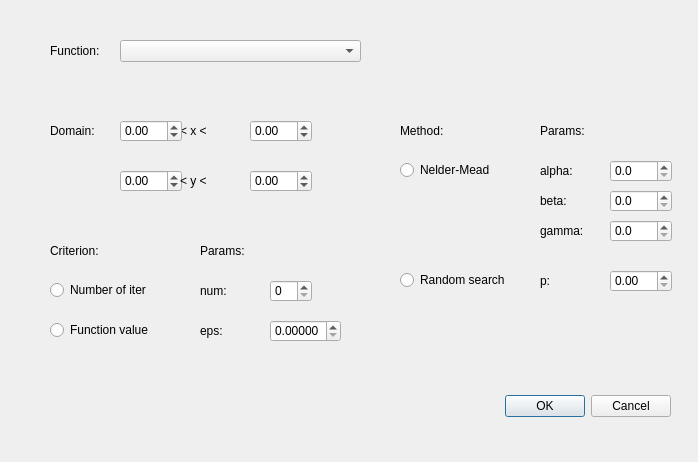
<?xml version="1.0" encoding="UTF-8"?>
<ui version="4.0">
 <class>ParamDialog</class>
 <widget class="QDialog" name="ParamDialog">
  <property name="geometry">
   <rect>
    <x>0</x>
    <y>0</y>
    <width>698</width>
    <height>462</height>
   </rect>
  </property>
  <property name="windowTitle">
   <string>Set parameters for optimization ...</string>
  </property>
  <widget class="QDialogButtonBox" name="buttonBox">
   <property name="geometry">
    <rect>
     <x>330</x>
     <y>390</y>
     <width>341</width>
     <height>32</height>
    </rect>
   </property>
   <property name="orientation">
    <enum>Qt::Horizontal</enum>
   </property>
   <property name="standardButtons">
    <set>QDialogButtonBox::Cancel|QDialogButtonBox::Ok</set>
   </property>
  </widget>
  <widget class="QComboBox" name="funcChoice">
   <property name="geometry">
    <rect>
     <x>120</x>
     <y>40</y>
     <width>241</width>
     <height>22</height>
    </rect>
   </property>
  </widget>
  <widget class="QLabel" name="label">
   <property name="geometry">
    <rect>
     <x>50</x>
     <y>40</y>
     <width>81</width>
     <height>22</height>
    </rect>
   </property>
   <property name="text">
    <string>Function:</string>
   </property>
  </widget>
  <widget class="QLabel" name="label_2">
   <property name="geometry">
    <rect>
     <x>50</x>
     <y>120</y>
     <width>81</width>
     <height>22</height>
    </rect>
   </property>
   <property name="text">
    <string>Domain:</string>
   </property>
  </widget>
  <widget class="QLabel" name="label_3">
   <property name="geometry">
    <rect>
     <x>180</x>
     <y>120</y>
     <width>81</width>
     <height>22</height>
    </rect>
   </property>
   <property name="text">
    <string>     &lt; x &lt;</string>
   </property>
  </widget>
  <widget class="QDoubleSpinBox" name="leftX">
   <property name="geometry">
    <rect>
     <x>120</x>
     <y>120</y>
     <width>62</width>
     <height>22</height>
    </rect>
   </property>
   <property name="minimum">
    <double>-99.989999999999995</double>
   </property>
   <property name="singleStep">
    <double>0.100000000000000</double>
   </property>
  </widget>
  <widget class="QDoubleSpinBox" name="rightX">
   <property name="enabled">
    <bool>true</bool>
   </property>
   <property name="geometry">
    <rect>
     <x>250</x>
     <y>120</y>
     <width>62</width>
     <height>22</height>
    </rect>
   </property>
   <property name="minimum">
    <double>-99.900000000000006</double>
   </property>
   <property name="singleStep">
    <double>0.100000000000000</double>
   </property>
  </widget>
  <widget class="QDoubleSpinBox" name="leftY">
   <property name="geometry">
    <rect>
     <x>120</x>
     <y>170</y>
     <width>62</width>
     <height>22</height>
    </rect>
   </property>
   <property name="minimum">
    <double>-99.900000000000006</double>
   </property>
   <property name="singleStep">
    <double>0.100000000000000</double>
   </property>
  </widget>
  <widget class="QDoubleSpinBox" name="rightY">
   <property name="geometry">
    <rect>
     <x>250</x>
     <y>170</y>
     <width>62</width>
     <height>22</height>
    </rect>
   </property>
   <property name="minimum">
    <double>-99.900000000000006</double>
   </property>
   <property name="singleStep">
    <double>0.100000000000000</double>
   </property>
  </widget>
  <widget class="QLabel" name="label_4">
   <property name="geometry">
    <rect>
     <x>180</x>
     <y>170</y>
     <width>81</width>
     <height>22</height>
    </rect>
   </property>
   <property name="text">
    <string>     &lt; y &lt;</string>
   </property>
  </widget>
  <widget class="QLabel" name="label_5">
   <property name="geometry">
    <rect>
     <x>50</x>
     <y>240</y>
     <width>81</width>
     <height>22</height>
    </rect>
   </property>
   <property name="text">
    <string>Criterion:</string>
   </property>
  </widget>
  <widget class="QRadioButton" name="numOfIter">
   <property name="geometry">
    <rect>
     <x>50</x>
     <y>280</y>
     <width>111</width>
     <height>20</height>
    </rect>
   </property>
   <property name="text">
    <string>Number of iter</string>
   </property>
   <property name="checkable">
    <bool>true</bool>
   </property>
   <property name="checked">
    <bool>false</bool>
   </property>
  </widget>
  <widget class="QRadioButton" name="funcVal">
   <property name="geometry">
    <rect>
     <x>50</x>
     <y>320</y>
     <width>111</width>
     <height>20</height>
    </rect>
   </property>
   <property name="text">
    <string>Function value</string>
   </property>
  </widget>
  <widget class="QLabel" name="label_6">
   <property name="geometry">
    <rect>
     <x>200</x>
     <y>240</y>
     <width>81</width>
     <height>22</height>
    </rect>
   </property>
   <property name="text">
    <string>Params:</string>
   </property>
  </widget>
  <widget class="QLabel" name="numLabel">
   <property name="geometry">
    <rect>
     <x>200</x>
     <y>280</y>
     <width>81</width>
     <height>22</height>
    </rect>
   </property>
   <property name="text">
    <string>num:</string>
   </property>
  </widget>
  <widget class="QLabel" name="epsLabel">
   <property name="geometry">
    <rect>
     <x>200</x>
     <y>320</y>
     <width>81</width>
     <height>22</height>
    </rect>
   </property>
   <property name="text">
    <string>eps:</string>
   </property>
  </widget>
  <widget class="QDoubleSpinBox" name="eps">
   <property name="geometry">
    <rect>
     <x>270</x>
     <y>320</y>
     <width>71</width>
     <height>22</height>
    </rect>
   </property>
   <property name="decimals">
    <number>5</number>
   </property>
   <property name="minimum">
    <double>0.000000000000000</double>
   </property>
   <property name="singleStep">
    <double>0.000010000000000</double>
   </property>
  </widget>
  <widget class="QLabel" name="label_9">
   <property name="geometry">
    <rect>
     <x>400</x>
     <y>120</y>
     <width>81</width>
     <height>22</height>
    </rect>
   </property>
   <property name="text">
    <string>Method:</string>
   </property>
  </widget>
  <widget class="QRadioButton" name="nmMethod">
   <property name="geometry">
    <rect>
     <x>400</x>
     <y>160</y>
     <width>111</width>
     <height>20</height>
    </rect>
   </property>
   <property name="text">
    <string>Nelder-Mead</string>
   </property>
   <property name="checkable">
    <bool>true</bool>
   </property>
   <property name="checked">
    <bool>false</bool>
   </property>
  </widget>
  <widget class="QRadioButton" name="rsMethod">
   <property name="geometry">
    <rect>
     <x>400</x>
     <y>270</y>
     <width>121</width>
     <height>20</height>
    </rect>
   </property>
   <property name="text">
    <string>Random search</string>
   </property>
   <property name="checkable">
    <bool>true</bool>
   </property>
   <property name="checked">
    <bool>false</bool>
   </property>
  </widget>
  <widget class="QLabel" name="label_10">
   <property name="geometry">
    <rect>
     <x>540</x>
     <y>120</y>
     <width>81</width>
     <height>22</height>
    </rect>
   </property>
   <property name="text">
    <string>Params:</string>
   </property>
  </widget>
  <widget class="QDoubleSpinBox" name="alpha">
   <property name="geometry">
    <rect>
     <x>610</x>
     <y>160</y>
     <width>62</width>
     <height>22</height>
    </rect>
   </property>
   <property name="decimals">
    <number>1</number>
   </property>
   <property name="minimum">
    <double>0.000000000000000</double>
   </property>
   <property name="maximum">
    <double>1.000000000000000</double>
   </property>
   <property name="singleStep">
    <double>0.100000000000000</double>
   </property>
  </widget>
  <widget class="QLabel" name="label_11">
   <property name="geometry">
    <rect>
     <x>540</x>
     <y>160</y>
     <width>81</width>
     <height>22</height>
    </rect>
   </property>
   <property name="text">
    <string>alpha:</string>
   </property>
  </widget>
  <widget class="QDoubleSpinBox" name="beta">
   <property name="geometry">
    <rect>
     <x>610</x>
     <y>190</y>
     <width>62</width>
     <height>22</height>
    </rect>
   </property>
   <property name="decimals">
    <number>1</number>
   </property>
   <property name="minimum">
    <double>0.000000000000000</double>
   </property>
   <property name="maximum">
    <double>1.000000000000000</double>
   </property>
   <property name="singleStep">
    <double>0.100000000000000</double>
   </property>
  </widget>
  <widget class="QLabel" name="label_12">
   <property name="geometry">
    <rect>
     <x>540</x>
     <y>190</y>
     <width>81</width>
     <height>22</height>
    </rect>
   </property>
   <property name="text">
    <string>beta:</string>
   </property>
  </widget>
  <widget class="QDoubleSpinBox" name="gamma">
   <property name="geometry">
    <rect>
     <x>610</x>
     <y>220</y>
     <width>62</width>
     <height>22</height>
    </rect>
   </property>
   <property name="decimals">
    <number>1</number>
   </property>
   <property name="minimum">
    <double>0.000000000000000</double>
   </property>
   <property name="maximum">
    <double>1.000000000000000</double>
   </property>
   <property name="singleStep">
    <double>0.100000000000000</double>
   </property>
  </widget>
  <widget class="QLabel" name="label_13">
   <property name="geometry">
    <rect>
     <x>540</x>
     <y>220</y>
     <width>81</width>
     <height>22</height>
    </rect>
   </property>
   <property name="text">
    <string>gamma:</string>
   </property>
  </widget>
  <widget class="QLabel" name="label_14">
   <property name="geometry">
    <rect>
     <x>540</x>
     <y>270</y>
     <width>81</width>
     <height>22</height>
    </rect>
   </property>
   <property name="text">
    <string>p:</string>
   </property>
  </widget>
  <widget class="QDoubleSpinBox" name="prob">
   <property name="geometry">
    <rect>
     <x>610</x>
     <y>270</y>
     <width>62</width>
     <height>22</height>
    </rect>
   </property>
   <property name="minimum">
    <double>0.000000000000000</double>
   </property>
   <property name="maximum">
    <double>1.000000000000000</double>
   </property>
   <property name="singleStep">
    <double>0.100000000000000</double>
   </property>
   <property name="value">
    <double>0.000000000000000</double>
   </property>
  </widget>
  <widget class="QSpinBox" name="num">
   <property name="geometry">
    <rect>
     <x>270</x>
     <y>280</y>
     <width>42</width>
     <height>22</height>
    </rect>
   </property>
  </widget>
 </widget>
 <resources/>
 <connections>
  <connection>
   <sender>buttonBox</sender>
   <signal>accepted()</signal>
   <receiver>ParamDialog</receiver>
   <slot>accept()</slot>
   <hints>
    <hint type="sourcelabel">
     <x>248</x>
     <y>254</y>
    </hint>
    <hint type="destinationlabel">
     <x>157</x>
     <y>274</y>
    </hint>
   </hints>
  </connection>
  <connection>
   <sender>buttonBox</sender>
   <signal>rejected()</signal>
   <receiver>ParamDialog</receiver>
   <slot>reject()</slot>
   <hints>
    <hint type="sourcelabel">
     <x>316</x>
     <y>260</y>
    </hint>
    <hint type="destinationlabel">
     <x>286</x>
     <y>274</y>
    </hint>
   </hints>
  </connection>
 </connections>
</ui>
